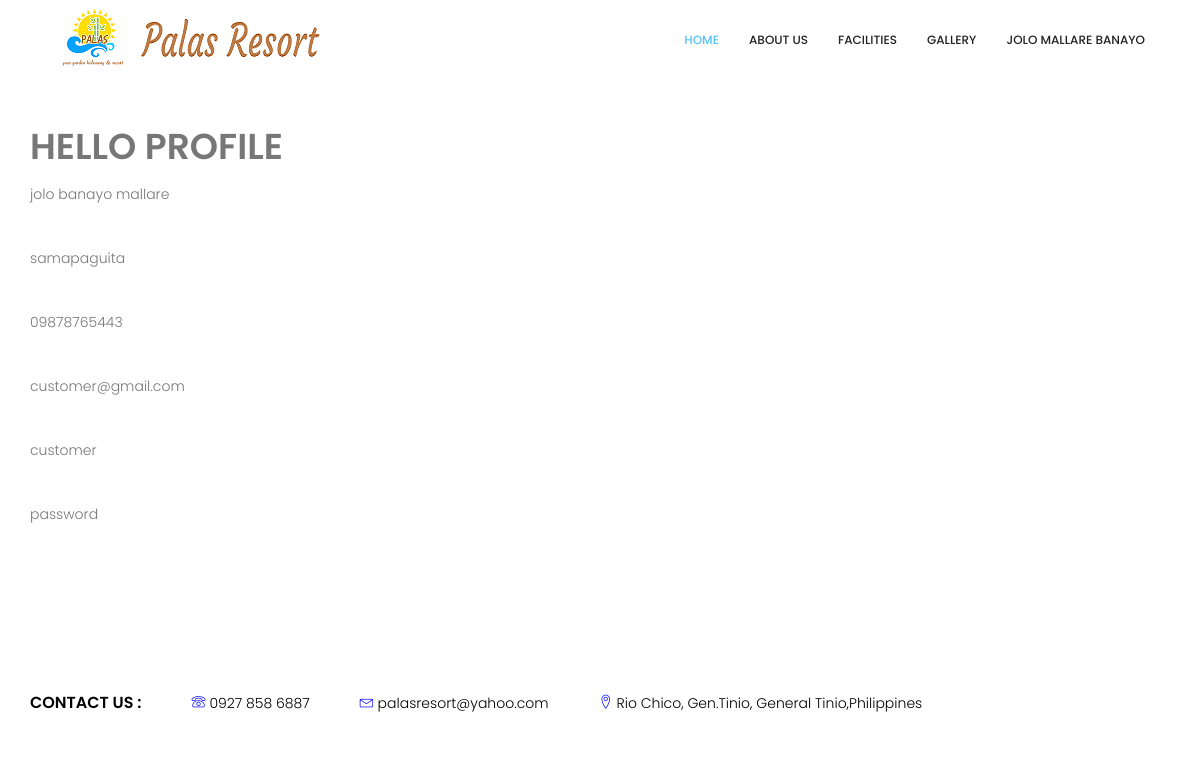
Page /profile.php (signed in) on the committed database.
### tables this page shows
CREATE TABLE `users` (
  `id` bigint(20) UNSIGNED NOT NULL,
  `permission_id` bigint(20) UNSIGNED NOT NULL DEFAULT 2,
  `fname` varchar(255) NOT NULL,
  `mname` varchar(255) NOT NULL,
  `lname` varchar(255) NOT NULL,
  `address` varchar(255) NOT NULL,
  `contact_num` varchar(255) NOT NULL,
  `email` varchar(255) NOT NULL,
  `username` varchar(255) NOT NULL,
  `password` varchar(255) NOT NULL
);

### Functions/InnovatechAPIFunctions.php (called while the page is built, shortened)
<?php
    class InnovatechAPIFunctions{
        private $servername='localhost';
        private $username='root';
        private $password='';
        private $dbname='palasresort';
        private $mysqli='';
        public function __construct(){
            $this->mysqli = new mysqli($this->servername,$this->username,$this->password,$this->dbname);
        }
        public function select($table,$rows="*",$where = null){
            if ($where != null) {
                $sql="SELECT $rows FROM $table WHERE $where";
            }else{
                $sql="SELECT $rows FROM $table";
            }
            $this->sql = $result = $this->mysqli->query($sql);
        }
    }
?>

### profile.php (the view, shortened to what this page needs)
<?php include('Pages/layouts/head.php');?>
    <?php include('Pages/layouts/header.php');?>
    <section class="accomodation_area section_gap">
        <div class="container">
           <h1>HELLO PROFILE</h1>
     <?php
        include('./Functions/InnovatechAPIFunctions.php');
        $newAPIFunctions = new InnovatechAPIFunctions();
     if(isset($_SESSION['ID'])){
         $id=$_SESSION['ID'];
         $sq="id='$id'";
         $newAPIFunctions->select("users","*",$sq);
         $userLists = $newAPIFunctions->sql;
             while ($data = mysqli_fetch_assoc($userLists)){
            ?>
           <p><?php echo $data["fname"] ." ". $data["mname"] ." ". $data["lname"]; ?></p><br>
           <p><?php echo $data['address']; ?></p><br>
           <p><?php echo $data['contact_num']; ?></p><br>
           <p><?php echo $data['email']; ?></p><br>
           <p><?php echo $data['username']; ?></p><br>
           <p><?php echo $data['password']; ?></p><br>
         <?php }}?>
        </div>
    </section>
    <?php include('Pages/layouts/footer.php');?>
    <?php include('Pages/layouts/scripts.php');?>

### css/style.css (style rules this page uses)
body { line-height: 24px; font-size: 14px; font-family: "Poppins", sans-serif; font-weight: 300; color: #777777; }
section { background: #fff; }
h1, h2, h3, h4, h5, h6 { font-family: "Poppins", sans-serif; font-weight: 600; }
@media (min-width: 1200px) { .container { max-width: 1170px; } }
.section_gap { padding: 120px 0; }
h1 { font-size: 36px; }
h1, h2, h3, h4, h5, h6 { line-height: 1.5em; }

### rows in the picture
users: fname "jolo", mname "banayo", lname "mallare", address "samapaguita", contact_num "09878765443", email "customer@gmail.com", username "customer", password "password"

### other values in the picture
$_SESSION['FULLNAME'] "JOLO MALLARE BANAYO"
